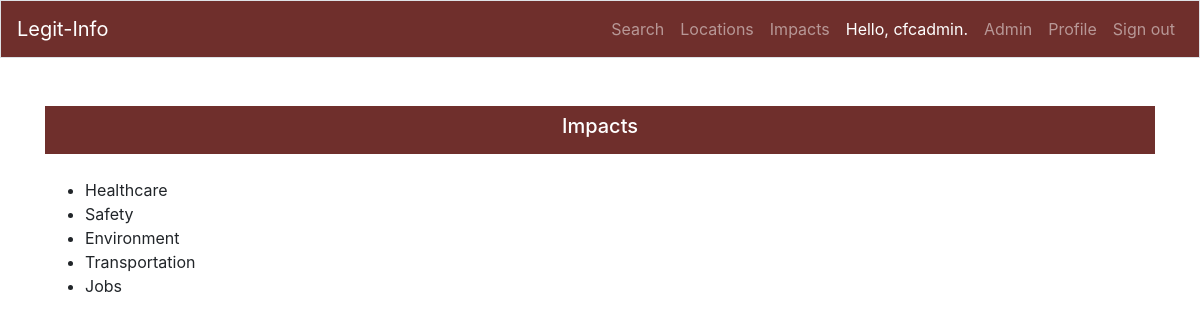
Screenshot of /impacts (signed in) with the database file from the repository.
### cfc_app/models.py (models this page shows)
class Impact(models.Model):
    class Meta:
        app_label = 'cfc_app'
    text = models.CharField(max_length=80, unique=True)
    date_added = models.DateTimeField(auto_now_add=True)
    def __str__(self):
        return self.text

### cfc_app/views.py (the view)
# urls.py: path('impacts', views.impacts, name='impacts'),
def impacts(request):
    impacts = Impact.objects.order_by('date_added')
    if len(impacts) == 0:
        load_default_impacts()
    impacts = Impact.objects.order_by('date_added').exclude(text='None')
    context = {'impacts': impacts}
    return render(request, 'impacts.html', context)

### cfc_app/templatetags/cfc_tags.py (called while the page is built)
@register.simple_tag
def app_name(request):
    return settings.APP_NAME

### cfc_app/templates/impacts.html
{% extends "base.html" %}
{% block page_header %}
<h5>Impacts</h5>
{% endblock page_header %}
{% block content %}
<div class="page-content-standard">
    <ul>
    {% for impact in impacts %}
    <li>{{ impact }}</li>
    {% empty %}
    <li>No impacts have been added yet.</li>
    {% endfor %}
    </ul>
</div>
{% endblock content %}

### cfc_app/templates/base.html (shortened to what this page needs)
{% load bootstrap4 %}
{% load static %}
{% load cfc_tags %}
<!doctype html>
<html lang="en">
<head>
{% bootstrap_css %}
</head>
<body>
<nav class="navbar navbar-expand-md navbar-dark bg-company-red mb-5 border">
<a class="navbar-brand" href="{% url 'cfc_app:index' %}">
           {% app_name request %}
</a>
<div class="collapse navbar-collapse justify-content-end" id="navbarCollapse">
<ul class="navbar-nav text-right">
    <li class="nav-item">
    <a class="nav-link" href="{% url 'cfc_app:search' %}">
               Search</a></li>
    <li class="nav-item">
    <a class="nav-link" href="{% url 'cfc_app:locations' %}">
               Locations</a></li>
    <li class="nav-item">
    <a class="nav-link" href="{% url 'cfc_app:impacts' %}">
               Impacts</a></li>
{% if user.is_authenticated %}
<li class="nav-item">
<span class="nav-link active">Hello, {{ user.username }}.</span>
</li>
{% if user.is_active and user.is_staff %}
<li class="nav-item">
    <a class="nav-link" href="{% url 'admin:index' %}">Admin</a>
</li>
{% endif %}
<li class="nav-item">
    <a class="nav-link" href="{% url 'users:profile' %}">Profile</a>
</li>
<li class="nav-item">
    <a class="nav-link" href="{% url 'users:logout' %}">Sign out</a>
</li>
{% else %}
<li class="nav-item">
    <a class="nav-link" href="{% url 'users:register' %}">Register</a>
</li>
<li class="nav-item">
    <a class="nav-link" href="{% url 'users:login' %}">Sign in</a></li>
{% endif %}
</ul>
</div>
</nav>
<main role="main" class="container">
<div class="m-0 mb-4 pl-5 pr-5 pt-2 pb-2 text-center bg-company-red">
       {% block page_header %}{% endblock page_header %}
       </div>
<div>
       {% block content %}{% endblock content %}
       </div>
</main>
</body>
</html>

### cfc_app/templates/base.html (style rules this page uses)
.bg-company-red { background-color: #6F2F2C !important; color: #ffffff; }

### rows the page displays
Impact: text "Healthcare"
Impact: text "Safety"
Impact: text "Environment"
Impact: text "Transportation"
Impact: text "Jobs"

### other values shown
{{ user.username }} "cfcadmin"
